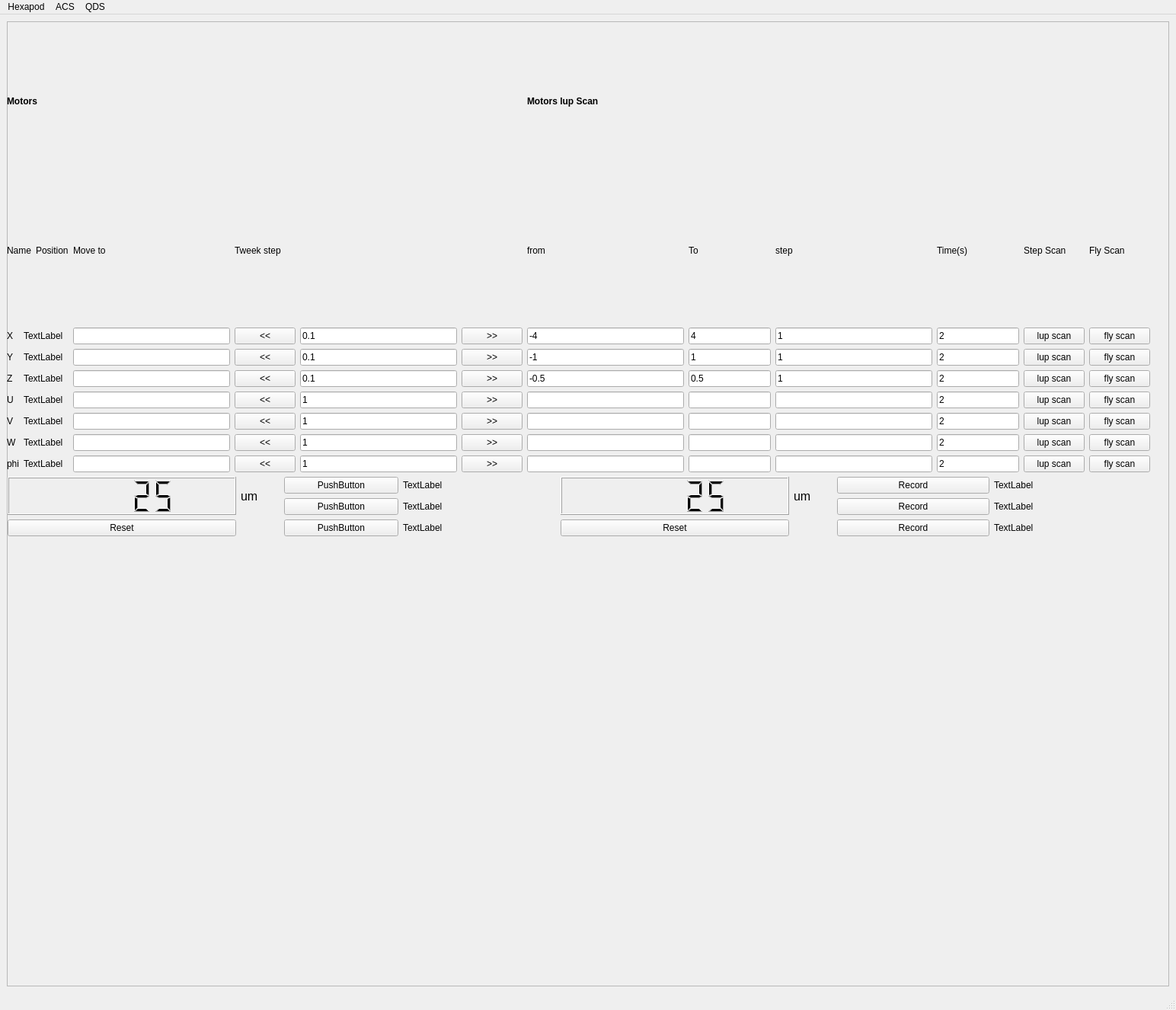
<?xml version="1.0" encoding="UTF-8"?>
<ui version="4.0">
 <class>MainWindow</class>
 <widget class="QMainWindow" name="MainWindow">
  <property name="geometry">
   <rect>
    <x>0</x>
    <y>0</y>
    <width>1544</width>
    <height>1326</height>
   </rect>
  </property>
  <property name="maximumSize">
   <size>
    <width>1600</width>
    <height>16777215</height>
   </size>
  </property>
  <property name="windowTitle">
   <string>MainWindow</string>
  </property>
  <widget class="QWidget" name="centralwidget">
   <property name="maximumSize">
    <size>
     <width>1600</width>
     <height>16777215</height>
    </size>
   </property>
   <layout class="QGridLayout" name="gridLayout">
    <item row="0" column="0" colspan="2">
     <widget class="QFrame" name="frame">
      <property name="maximumSize">
       <size>
        <width>1600</width>
        <height>16777215</height>
       </size>
      </property>
      <property name="frameShape">
       <enum>QFrame::StyledPanel</enum>
      </property>
      <property name="frameShadow">
       <enum>QFrame::Raised</enum>
      </property>
      <widget class="QWidget" name="">
       <property name="geometry">
        <rect>
         <x>0</x>
         <y>10</y>
         <width>1501</width>
         <height>666</height>
        </rect>
       </property>
       <layout class="QVBoxLayout" name="verticalLayout_2">
        <item>
         <layout class="QGridLayout" name="gridLayout_2">
          <item row="5" column="14">
           <widget class="QPushButton" name="pb_SAXSscan_4">
            <property name="text">
             <string>fly scan</string>
            </property>
           </widget>
          </item>
          <item row="5" column="0">
           <widget class="QLabel" name="lb4">
            <property name="text">
             <string>U</string>
            </property>
           </widget>
          </item>
          <item row="5" column="1" colspan="2">
           <widget class="QLabel" name="lb_4">
            <property name="text">
             <string>TextLabel</string>
            </property>
           </widget>
          </item>
          <item row="6" column="0">
           <widget class="QLabel" name="lb5">
            <property name="text">
             <string>V</string>
            </property>
           </widget>
          </item>
          <item row="6" column="5">
           <widget class="QLineEdit" name="ed_5_tweak">
            <property name="maximumSize">
             <size>
              <width>1500</width>
              <height>16777215</height>
             </size>
            </property>
            <property name="toolTip">
             <string>in mm unit</string>
            </property>
            <property name="text">
             <string>1</string>
            </property>
           </widget>
          </item>
          <item row="6" column="1" colspan="2">
           <widget class="QLabel" name="lb_5">
            <property name="text">
             <string>TextLabel</string>
            </property>
           </widget>
          </item>
          <item row="5" column="3">
           <widget class="QLineEdit" name="ed_4">
            <property name="toolTip">
             <string>Hit enter to update.</string>
            </property>
           </widget>
          </item>
          <item row="5" column="13">
           <widget class="QPushButton" name="pb_lup_4">
            <property name="text">
             <string>lup scan</string>
            </property>
           </widget>
          </item>
          <item row="6" column="7">
           <widget class="QLineEdit" name="ed_lup_5_L"/>
          </item>
          <item row="5" column="4">
           <widget class="QPushButton" name="pb_tweak4L">
            <property name="text">
             <string>&lt;&lt;</string>
            </property>
           </widget>
          </item>
          <item row="6" column="6">
           <widget class="QPushButton" name="pb_tweak5R">
            <property name="text">
             <string>&gt;&gt;</string>
            </property>
           </widget>
          </item>
          <item row="4" column="8" colspan="2">
           <widget class="QLineEdit" name="ed_lup_3_R">
            <property name="text">
             <string>0.5</string>
            </property>
           </widget>
          </item>
          <item row="4" column="13">
           <widget class="QPushButton" name="pb_lup_3">
            <property name="text">
             <string>lup scan</string>
            </property>
           </widget>
          </item>
          <item row="4" column="7">
           <widget class="QLineEdit" name="ed_lup_3_L">
            <property name="text">
             <string>-0.5</string>
            </property>
           </widget>
          </item>
          <item row="5" column="7">
           <widget class="QLineEdit" name="ed_lup_4_L"/>
          </item>
          <item row="4" column="14">
           <widget class="QPushButton" name="pb_SAXSscan_3">
            <property name="text">
             <string>fly scan</string>
            </property>
           </widget>
          </item>
          <item row="5" column="8" colspan="2">
           <widget class="QLineEdit" name="ed_lup_4_R"/>
          </item>
          <item row="5" column="10">
           <widget class="QLineEdit" name="ed_lup_4_N"/>
          </item>
          <item row="6" column="3">
           <widget class="QLineEdit" name="ed_5">
            <property name="toolTip">
             <string>Hit enter to update.</string>
            </property>
           </widget>
          </item>
          <item row="6" column="4">
           <widget class="QPushButton" name="pb_tweak5L">
            <property name="text">
             <string>&lt;&lt;</string>
            </property>
           </widget>
          </item>
          <item row="4" column="11" colspan="2">
           <widget class="QLineEdit" name="ed_lup_3_t">
            <property name="text">
             <string>2</string>
            </property>
           </widget>
          </item>
          <item row="5" column="5">
           <widget class="QLineEdit" name="ed_4_tweak">
            <property name="maximumSize">
             <size>
              <width>1500</width>
              <height>16777215</height>
             </size>
            </property>
            <property name="toolTip">
             <string>in mm unit</string>
            </property>
            <property name="text">
             <string>1</string>
            </property>
           </widget>
          </item>
          <item row="4" column="10">
           <widget class="QLineEdit" name="ed_lup_3_N">
            <property name="text">
             <string>1</string>
            </property>
           </widget>
          </item>
          <item row="5" column="6">
           <widget class="QPushButton" name="pb_tweak4R">
            <property name="text">
             <string>&gt;&gt;</string>
            </property>
           </widget>
          </item>
          <item row="5" column="11" colspan="2">
           <widget class="QLineEdit" name="ed_lup_4_t">
            <property name="text">
             <string>2</string>
            </property>
           </widget>
          </item>
          <item row="2" column="8" colspan="2">
           <widget class="QLineEdit" name="ed_lup_1_R">
            <property name="text">
             <string>4</string>
            </property>
           </widget>
          </item>
          <item row="2" column="14">
           <widget class="QPushButton" name="pb_SAXSscan_1">
            <property name="text">
             <string>fly scan</string>
            </property>
           </widget>
          </item>
          <item row="3" column="0">
           <widget class="QLabel" name="lb2">
            <property name="text">
             <string>Y</string>
            </property>
           </widget>
          </item>
          <item row="3" column="1" colspan="2">
           <widget class="QLabel" name="lb_2">
            <property name="text">
             <string>TextLabel</string>
            </property>
           </widget>
          </item>
          <item row="2" column="7">
           <widget class="QLineEdit" name="ed_lup_1_L">
            <property name="text">
             <string>-4</string>
            </property>
           </widget>
          </item>
          <item row="2" column="1" colspan="2">
           <widget class="QLabel" name="lb_1">
            <property name="text">
             <string>TextLabel</string>
            </property>
           </widget>
          </item>
          <item row="2" column="6">
           <widget class="QPushButton" name="pb_tweak1R">
            <property name="text">
             <string>&gt;&gt;</string>
            </property>
           </widget>
          </item>
          <item row="2" column="11" colspan="2">
           <widget class="QLineEdit" name="ed_lup_1_t">
            <property name="text">
             <string>2</string>
            </property>
           </widget>
          </item>
          <item row="2" column="13">
           <widget class="QPushButton" name="pb_lup_1">
            <property name="text">
             <string>lup scan</string>
            </property>
           </widget>
          </item>
          <item row="3" column="3">
           <widget class="QLineEdit" name="ed_2">
            <property name="toolTip">
             <string>Hit enter to update.</string>
            </property>
           </widget>
          </item>
          <item row="2" column="5">
           <widget class="QLineEdit" name="ed_1_tweak">
            <property name="maximumSize">
             <size>
              <width>1500</width>
              <height>16777215</height>
             </size>
            </property>
            <property name="toolTip">
             <string>in mm unit</string>
            </property>
            <property name="text">
             <string>0.1</string>
            </property>
           </widget>
          </item>
          <item row="3" column="4">
           <widget class="QPushButton" name="pb_tweak2L">
            <property name="text">
             <string>&lt;&lt;</string>
            </property>
           </widget>
          </item>
          <item row="3" column="5">
           <widget class="QLineEdit" name="ed_2_tweak">
            <property name="maximumSize">
             <size>
              <width>1500</width>
              <height>16777215</height>
             </size>
            </property>
            <property name="toolTip">
             <string>in mm unit</string>
            </property>
            <property name="text">
             <string>0.1</string>
            </property>
           </widget>
          </item>
          <item row="3" column="6">
           <widget class="QPushButton" name="pb_tweak2R">
            <property name="text">
             <string>&gt;&gt;</string>
            </property>
           </widget>
          </item>
          <item row="2" column="3">
           <widget class="QLineEdit" name="ed_1">
            <property name="toolTip">
             <string>Hit enter to update.</string>
            </property>
           </widget>
          </item>
          <item row="2" column="4">
           <widget class="QPushButton" name="pb_tweak1L">
            <property name="text">
             <string>&lt;&lt;</string>
            </property>
           </widget>
          </item>
          <item row="2" column="10">
           <widget class="QLineEdit" name="ed_lup_1_N">
            <property name="text">
             <string>1</string>
            </property>
           </widget>
          </item>
          <item row="3" column="11" colspan="2">
           <widget class="QLineEdit" name="ed_lup_2_t">
            <property name="text">
             <string>2</string>
            </property>
           </widget>
          </item>
          <item row="4" column="1" colspan="2">
           <widget class="QLabel" name="lb_3">
            <property name="text">
             <string>TextLabel</string>
            </property>
           </widget>
          </item>
          <item row="4" column="4">
           <widget class="QPushButton" name="pb_tweak3L">
            <property name="text">
             <string>&lt;&lt;</string>
            </property>
           </widget>
          </item>
          <item row="4" column="5">
           <widget class="QLineEdit" name="ed_3_tweak">
            <property name="maximumSize">
             <size>
              <width>1500</width>
              <height>16777215</height>
             </size>
            </property>
            <property name="toolTip">
             <string>in mm unit</string>
            </property>
            <property name="text">
             <string>0.1</string>
            </property>
           </widget>
          </item>
          <item row="3" column="8" colspan="2">
           <widget class="QLineEdit" name="ed_lup_2_R">
            <property name="text">
             <string>1</string>
            </property>
           </widget>
          </item>
          <item row="3" column="10">
           <widget class="QLineEdit" name="ed_lup_2_N">
            <property name="text">
             <string>1</string>
            </property>
           </widget>
          </item>
          <item row="3" column="13">
           <widget class="QPushButton" name="pb_lup_2">
            <property name="text">
             <string>lup scan</string>
            </property>
           </widget>
          </item>
          <item row="4" column="0">
           <widget class="QLabel" name="lb3">
            <property name="text">
             <string>Z</string>
            </property>
           </widget>
          </item>
          <item row="3" column="7">
           <widget class="QLineEdit" name="ed_lup_2_L">
            <property name="text">
             <string>-1</string>
            </property>
           </widget>
          </item>
          <item row="3" column="14">
           <widget class="QPushButton" name="pb_SAXSscan_2">
            <property name="text">
             <string>fly scan</string>
            </property>
           </widget>
          </item>
          <item row="4" column="6">
           <widget class="QPushButton" name="pb_tweak3R">
            <property name="text">
             <string>&gt;&gt;</string>
            </property>
           </widget>
          </item>
          <item row="4" column="3">
           <widget class="QLineEdit" name="ed_3">
            <property name="toolTip">
             <string>Hit enter to update.</string>
            </property>
           </widget>
          </item>
          <item row="7" column="8" colspan="2">
           <widget class="QLineEdit" name="ed_lup_6_R"/>
          </item>
          <item row="6" column="8" colspan="2">
           <widget class="QLineEdit" name="ed_lup_5_R"/>
          </item>
          <item row="7" column="10">
           <widget class="QLineEdit" name="ed_lup_6_N"/>
          </item>
          <item row="6" column="14">
           <widget class="QPushButton" name="pb_SAXSscan_5">
            <property name="text">
             <string>fly scan</string>
            </property>
           </widget>
          </item>
          <item row="6" column="11" colspan="2">
           <widget class="QLineEdit" name="ed_lup_5_t">
            <property name="text">
             <string>2</string>
            </property>
           </widget>
          </item>
          <item row="7" column="11" colspan="2">
           <widget class="QLineEdit" name="ed_lup_6_t">
            <property name="text">
             <string>2</string>
            </property>
           </widget>
          </item>
          <item row="7" column="5">
           <widget class="QLineEdit" name="ed_6_tweak">
            <property name="maximumSize">
             <size>
              <width>1500</width>
              <height>16777215</height>
             </size>
            </property>
            <property name="toolTip">
             <string>in mm unit</string>
            </property>
            <property name="text">
             <string>1</string>
            </property>
           </widget>
          </item>
          <item row="7" column="4">
           <widget class="QPushButton" name="pb_tweak6L">
            <property name="text">
             <string>&lt;&lt;</string>
            </property>
           </widget>
          </item>
          <item row="7" column="3">
           <widget class="QLineEdit" name="ed_6">
            <property name="toolTip">
             <string>Hit enter to update.</string>
            </property>
           </widget>
          </item>
          <item row="7" column="13">
           <widget class="QPushButton" name="pb_lup_6">
            <property name="text">
             <string>lup scan</string>
            </property>
           </widget>
          </item>
          <item row="7" column="14">
           <widget class="QPushButton" name="pb_SAXSscan_6">
            <property name="text">
             <string>fly scan</string>
            </property>
           </widget>
          </item>
          <item row="6" column="13">
           <widget class="QPushButton" name="pb_lup_5">
            <property name="text">
             <string>lup scan</string>
            </property>
           </widget>
          </item>
          <item row="7" column="6">
           <widget class="QPushButton" name="pb_tweak6R">
            <property name="text">
             <string>&gt;&gt;</string>
            </property>
           </widget>
          </item>
          <item row="7" column="0">
           <widget class="QLabel" name="lb6">
            <property name="text">
             <string>W</string>
            </property>
           </widget>
          </item>
          <item row="6" column="10">
           <widget class="QLineEdit" name="ed_lup_5_N"/>
          </item>
          <item row="7" column="1" colspan="2">
           <widget class="QLabel" name="lb_6">
            <property name="text">
             <string>TextLabel</string>
            </property>
           </widget>
          </item>
          <item row="7" column="7">
           <widget class="QLineEdit" name="ed_lup_6_L"/>
          </item>
          <item row="8" column="11" colspan="2">
           <widget class="QLineEdit" name="ed_lup_7_t">
            <property name="text">
             <string>2</string>
            </property>
           </widget>
          </item>
          <item row="8" column="1" colspan="2">
           <widget class="QLabel" name="lb_7">
            <property name="text">
             <string>TextLabel</string>
            </property>
           </widget>
          </item>
          <item row="8" column="5">
           <widget class="QLineEdit" name="ed_7_tweak">
            <property name="maximumSize">
             <size>
              <width>1500</width>
              <height>16777215</height>
             </size>
            </property>
            <property name="toolTip">
             <string>in mm unit</string>
            </property>
            <property name="text">
             <string>1</string>
            </property>
           </widget>
          </item>
          <item row="8" column="0">
           <widget class="QLabel" name="lb7">
            <property name="text">
             <string>phi</string>
            </property>
           </widget>
          </item>
          <item row="8" column="6">
           <widget class="QPushButton" name="pb_tweak7R">
            <property name="text">
             <string>&gt;&gt;</string>
            </property>
           </widget>
          </item>
          <item row="8" column="4">
           <widget class="QPushButton" name="pb_tweak7L">
            <property name="text">
             <string>&lt;&lt;</string>
            </property>
           </widget>
          </item>
          <item row="8" column="10">
           <widget class="QLineEdit" name="ed_lup_7_N"/>
          </item>
          <item row="8" column="7">
           <widget class="QLineEdit" name="ed_lup_7_L"/>
          </item>
          <item row="8" column="8" colspan="2">
           <widget class="QLineEdit" name="ed_lup_7_R"/>
          </item>
          <item row="8" column="14">
           <widget class="QPushButton" name="pb_SAXSscan_7">
            <property name="text">
             <string>fly scan</string>
            </property>
           </widget>
          </item>
          <item row="8" column="13">
           <widget class="QPushButton" name="pb_lup_7">
            <property name="text">
             <string>lup scan</string>
            </property>
           </widget>
          </item>
          <item row="8" column="3">
           <widget class="QLineEdit" name="ed_7">
            <property name="toolTip">
             <string>Hit enter to update.</string>
            </property>
           </widget>
          </item>
          <item row="0" column="7" colspan="4">
           <widget class="QLabel" name="label_19">
            <property name="font">
             <font>
              <weight>75</weight>
              <bold>true</bold>
             </font>
            </property>
            <property name="text">
             <string>Motors lup Scan</string>
            </property>
           </widget>
          </item>
          <item row="1" column="0" colspan="2">
           <widget class="QLabel" name="label_8">
            <property name="text">
             <string>Name</string>
            </property>
           </widget>
          </item>
          <item row="1" column="2">
           <widget class="QLabel" name="label_20">
            <property name="text">
             <string>Position</string>
            </property>
           </widget>
          </item>
          <item row="1" column="4" colspan="3">
           <widget class="QLabel" name="label_11">
            <property name="text">
             <string>Tweek step</string>
            </property>
           </widget>
          </item>
          <item row="1" column="7">
           <widget class="QLabel" name="label_15">
            <property name="text">
             <string>from</string>
            </property>
           </widget>
          </item>
          <item row="1" column="10">
           <widget class="QLabel" name="label_17">
            <property name="text">
             <string>step</string>
            </property>
           </widget>
          </item>
          <item row="1" column="11" colspan="2">
           <widget class="QLabel" name="label_18">
            <property name="text">
             <string>Time(s)</string>
            </property>
           </widget>
          </item>
          <item row="1" column="8" colspan="2">
           <widget class="QLabel" name="label_16">
            <property name="text">
             <string>To</string>
            </property>
           </widget>
          </item>
          <item row="0" column="0" colspan="3">
           <widget class="QLabel" name="label_7">
            <property name="font">
             <font>
              <weight>75</weight>
              <bold>true</bold>
             </font>
            </property>
            <property name="text">
             <string>Motors</string>
            </property>
           </widget>
          </item>
          <item row="1" column="3">
           <widget class="QLabel" name="label_9">
            <property name="text">
             <string>Move to</string>
            </property>
           </widget>
          </item>
          <item row="2" column="0">
           <widget class="QLabel" name="lb1">
            <property name="text">
             <string>X</string>
            </property>
           </widget>
          </item>
          <item row="1" column="13">
           <widget class="QLabel" name="label_3">
            <property name="text">
             <string>Step Scan</string>
            </property>
           </widget>
          </item>
          <item row="1" column="14">
           <widget class="QLabel" name="label_4">
            <property name="text">
             <string>Fly Scan</string>
            </property>
           </widget>
          </item>
         </layout>
        </item>
        <item>
         <layout class="QVBoxLayout" name="verticalLayout">
          <item>
           <layout class="QGridLayout" name="gridLayout_3">
            <item row="0" column="0">
             <layout class="QGridLayout" name="gridLayout_6">
              <item row="0" column="0">
               <widget class="QLCDNumber" name="lcd_X">
                <property name="minimumSize">
                 <size>
                  <width>150</width>
                  <height>40</height>
                 </size>
                </property>
                <property name="maximumSize">
                 <size>
                  <width>300</width>
                  <height>16777215</height>
                 </size>
                </property>
                <property name="font">
                 <font>
                  <pointsize>15</pointsize>
                  <weight>75</weight>
                  <bold>true</bold>
                 </font>
                </property>
                <property name="smallDecimalPoint">
                 <bool>true</bool>
                </property>
                <property name="digitCount">
                 <number>5</number>
                </property>
                <property name="value" stdset="0">
                 <double>25.000000000000000</double>
                </property>
                <property name="intValue" stdset="0">
                 <number>25</number>
                </property>
               </widget>
              </item>
              <item row="0" column="1">
               <widget class="QLabel" name="label">
                <property name="maximumSize">
                 <size>
                  <width>50</width>
                  <height>16777215</height>
                 </size>
                </property>
                <property name="font">
                 <font>
                  <pointsize>12</pointsize>
                 </font>
                </property>
                <property name="text">
                 <string>um</string>
                </property>
               </widget>
              </item>
              <item row="1" column="0" colspan="2">
               <widget class="QPushButton" name="pb_resetx">
                <property name="maximumSize">
                 <size>
                  <width>300</width>
                  <height>16777215</height>
                 </size>
                </property>
                <property name="text">
                 <string>Reset</string>
                </property>
               </widget>
              </item>
             </layout>
            </item>
            <item row="0" column="3">
             <layout class="QGridLayout" name="gridLayout_4">
              <item row="0" column="0">
               <widget class="QPushButton" name="pb_recordz1">
                <property name="maximumSize">
                 <size>
                  <width>200</width>
                  <height>16777215</height>
                 </size>
                </property>
                <property name="text">
                 <string>Record</string>
                </property>
               </widget>
              </item>
              <item row="0" column="1">
               <widget class="QLabel" name="z1">
                <property name="maximumSize">
                 <size>
                  <width>200</width>
                  <height>16777215</height>
                 </size>
                </property>
                <property name="text">
                 <string>TextLabel</string>
                </property>
               </widget>
              </item>
              <item row="1" column="0">
               <widget class="QPushButton" name="pb_recordz2">
                <property name="maximumSize">
                 <size>
                  <width>200</width>
                  <height>16777215</height>
                 </size>
                </property>
                <property name="text">
                 <string>Record</string>
                </property>
               </widget>
              </item>
              <item row="1" column="1">
               <widget class="QLabel" name="z2">
                <property name="maximumSize">
                 <size>
                  <width>200</width>
                  <height>16777215</height>
                 </size>
                </property>
                <property name="text">
                 <string>TextLabel</string>
                </property>
               </widget>
              </item>
              <item row="2" column="0">
               <widget class="QPushButton" name="pb_recordz3">
                <property name="maximumSize">
                 <size>
                  <width>200</width>
                  <height>16777215</height>
                 </size>
                </property>
                <property name="text">
                 <string>Record</string>
                </property>
               </widget>
              </item>
              <item row="2" column="1">
               <widget class="QLabel" name="z3">
                <property name="maximumSize">
                 <size>
                  <width>200</width>
                  <height>16777215</height>
                 </size>
                </property>
                <property name="text">
                 <string>TextLabel</string>
                </property>
               </widget>
              </item>
             </layout>
            </item>
            <item row="0" column="2">
             <layout class="QGridLayout" name="gridLayout_5">
              <item row="0" column="1">
               <widget class="QLCDNumber" name="lcd_Z">
                <property name="minimumSize">
                 <size>
                  <width>150</width>
                  <height>40</height>
                 </size>
                </property>
                <property name="maximumSize">
                 <size>
                  <width>300</width>
                  <height>16777215</height>
                 </size>
                </property>
                <property name="font">
                 <font>
                  <pointsize>15</pointsize>
                  <weight>75</weight>
                  <bold>true</bold>
                 </font>
                </property>
                <property name="smallDecimalPoint">
                 <bool>true</bool>
                </property>
                <property name="digitCount">
                 <number>5</number>
                </property>
                <property name="value" stdset="0">
                 <double>25.000000000000000</double>
                </property>
                <property name="intValue" stdset="0">
                 <number>25</number>
                </property>
               </widget>
              </item>
              <item row="0" column="2">
               <widget class="QLabel" name="label_2">
                <property name="maximumSize">
                 <size>
                  <width>50</width>
                  <height>16777215</height>
                 </size>
                </property>
                <property name="font">
                 <font>
                  <pointsize>12</pointsize>
                 </font>
                </property>
                <property name="text">
                 <string>um</string>
                </property>
               </widget>
              </item>
              <item row="1" column="1" colspan="2">
               <widget class="QPushButton" name="pb_resetz">
                <property name="maximumSize">
                 <size>
                  <width>300</width>
                  <height>16777215</height>
                 </size>
                </property>
                <property name="text">
                 <string>Reset</string>
                </property>
               </widget>
              </item>
             </layout>
            </item>
            <item row="0" column="1">
             <layout class="QGridLayout" name="gridLayout_7">
              <item row="0" column="0">
               <widget class="QPushButton" name="pb_recordx1">
                <property name="maximumSize">
                 <size>
                  <width>150</width>
                  <height>16777215</height>
                 </size>
                </property>
                <property name="text">
                 <string>PushButton</string>
                </property>
               </widget>
              </item>
              <item row="2" column="0">
               <widget class="QPushButton" name="pb_recordx3">
                <property name="maximumSize">
                 <size>
                  <width>150</width>
                  <height>16777215</height>
                 </size>
                </property>
                <property name="text">
                 <string>PushButton</string>
                </property>
               </widget>
              </item>
              <item row="1" column="0">
               <widget class="QPushButton" name="pb_recordx2">
                <property name="maximumSize">
                 <size>
                  <width>150</width>
                  <height>16777215</height>
                 </size>
                </property>
                <property name="text">
                 <string>PushButton</string>
                </property>
               </widget>
              </item>
              <item row="0" column="1">
               <widget class="QLabel" name="x1">
                <property name="maximumSize">
                 <size>
                  <width>200</width>
                  <height>16777215</height>
                 </size>
                </property>
                <property name="text">
                 <string>TextLabel</string>
                </property>
               </widget>
              </item>
              <item row="1" column="1">
               <widget class="QLabel" name="x2">
                <property name="maximumSize">
                 <size>
                  <width>200</width>
                  <height>16777215</height>
                 </size>
                </property>
                <property name="text">
                 <string>TextLabel</string>
                </property>
               </widget>
              </item>
              <item row="2" column="1">
               <widget class="QLabel" name="x3">
                <property name="maximumSize">
                 <size>
                  <width>200</width>
                  <height>16777215</height>
                 </size>
                </property>
                <property name="text">
                 <string>TextLabel</string>
                </property>
               </widget>
              </item>
             </layout>
            </item>
           </layout>
          </item>
         </layout>
        </item>
        <item>
         <layout class="QVBoxLayout" name="vlayout_plot"/>
        </item>
       </layout>
      </widget>
     </widget>
    </item>
   </layout>
  </widget>
  <widget class="QMenuBar" name="menubar">
   <property name="geometry">
    <rect>
     <x>0</x>
     <y>0</y>
     <width>1544</width>
     <height>38</height>
    </rect>
   </property>
   <widget class="QMenu" name="menuHexapod">
    <property name="title">
     <string>Hexapod</string>
    </property>
   </widget>
   <widget class="QMenu" name="menuACS">
    <property name="title">
     <string>ACS</string>
    </property>
    <addaction name="actionSet_default_speed"/>
   </widget>
   <widget class="QMenu" name="menuQDS">
    <property name="title">
     <string>QDS</string>
    </property>
    <addaction name="actionRun"/>
    <addaction name="actionStop"/>
   </widget>
   <addaction name="menuHexapod"/>
   <addaction name="menuACS"/>
   <addaction name="menuQDS"/>
  </widget>
  <widget class="QStatusBar" name="statusbar"/>
  <action name="actionSet_default_speed">
   <property name="text">
    <string>Set default speed</string>
   </property>
  </action>
  <action name="actionRun">
   <property name="text">
    <string>Run</string>
   </property>
  </action>
  <action name="actionStop">
   <property name="text">
    <string>Stop</string>
   </property>
  </action>
 </widget>
 <resources/>
 <connections/>
</ui>
